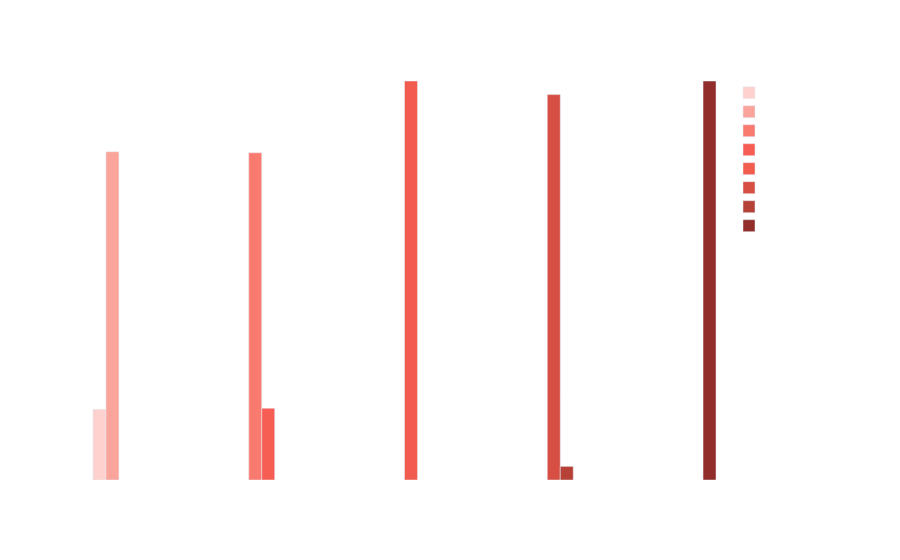

Notebook code cell kept with this figure:
### Code cell
color_discrete_sequence = [
    "#fdd1cd",
    "#fba49c",
    "#f97b70",
    "#f75e53",
    "#f25c4e",
    "#d74f43",
    "#b54137",
    "#912e2b",
]

fig = px.bar(
    prop_df,
    x="type",
    y="proportion",
    color="domain",
    barmode="group",
    color_discrete_sequence=color_discrete_sequence,
)

# Update layout for white text and transparent background
fig.update_layout(
    plot_bgcolor="rgba(0,0,0,0)",
    paper_bgcolor="rgba(0,0,0,0)",
    font=dict(color="white"),
    title=dict(x=0.5),
    legend_title_text="Domain",
    legend=dict(x=1, y=1),
    xaxis=dict(title="Type"),
    yaxis=dict(title="Proportion"),
)

fig.show()

### Figure 1 — Plotly figure (JSON) as saved in the notebook; plotly's stock layout.template omitted (floating-point values rounded to 4 significant figures)
{"data": [{"alignmentgroup": "True", "hovertemplate": "domain=conservapedia.com<br>type=%{x}<br>proportion=%{y}<extra></extra>", "legendgroup": "conservapedia.com", "marker": {"color": "#fdd1cd", "pattern": {"shape": ""}}, "name": "conservapedia.com", "offsetgroup": "conservapedia.com", "orientation": "v", "showlegend": true, "textposition": "auto", "type": "bar", "x": ["bias"], "xaxis": "x", "y": [0.1773], "yaxis": "y"}, {"alignmentgroup": "True", "hovertemplate": "domain=sputniknews.com<br>type=%{x}<br>proportion=%{y}<extra></extra>", "legendgroup": "sputniknews.com", "marker": {"color": "#fba49c", "pattern": {"shape": ""}}, "name": "sputniknews.com", "offsetgroup": "sputniknews.com", "orientation": "v", "showlegend": true, "textposition": "auto", "type": "bar", "x": ["bias"], "xaxis": "x", "y": [0.8227], "yaxis": "y"}, {"alignmentgroup": "True", "hovertemplate": "domain=abovetopsecret.com<br>type=%{x}<br>proportion=%{y}<extra></extra>", "legendgroup": "abovetopsecret.com", "marker": {"color": "#f97b70", "pattern": {"shape": ""}}, "name": "abovetopsecret.com", "offsetgroup": "abovetopsecret.com", "orientation": "v", "showlegend": true, "textposition": "auto", "type": "bar", "x": ["conspiracy"], "xaxis": "x", "y": [0.8202], "yaxis": "y"}, {"alignmentgroup": "True", "hovertemplate": "domain=wikispooks.com<br>type=%{x}<br>proportion=%{y}<extra></extra>", "legendgroup": "wikispooks.com", "marker": {"color": "#f75e53", "pattern": {"shape": ""}}, "name": "wikispooks.com", "offsetgroup": "wikispooks.com", "orientation": "v", "showlegend": true, "textposition": "auto", "type": "bar", "x": ["conspiracy"], "xaxis": "x", "y": [0.1798], "yaxis": "y"}, {"alignmentgroup": "True", "hovertemplate": "domain=beforeitsnews.com<br>type=%{x}<br>proportion=%{y}<extra></extra>", "legendgroup": "beforeitsnews.com", "marker": {"color": "#f25c4e", "pattern": {"shape": ""}}, "name": "beforeitsnews.com", "offsetgroup": "beforeitsnews.com", "orientation": "v", "showlegend": true, "textposition": "auto", "type": "bar", "x": ["fake"], "xaxis": "x", "y": [1], "yaxis": "y"}, {"alignmentgroup": "True", "hovertemplate": "domain=nytimes.com<br>type=%{x}<br>proportion=%{y}<extra></extra>", "legendgroup": "nytimes.com", "marker": {"color": "#d74f43", "pattern": {"shape": ""}}, "name": "nytimes.com", "offsetgroup": "nytimes.com", "orientation": "v", "showlegend": true, "textposition": "auto", "type": "bar", "x": ["reliable"], "xaxis": "x", "y": [0.9659], "yaxis": "y"}, {"alignmentgroup": "True", "hovertemplate": "domain=www.reuters.com<br>type=%{x}<br>proportion=%{y}<extra></extra>", "legendgroup": "www.reuters.com", "marker": {"color": "#b54137", "pattern": {"shape": ""}}, "name": "www.reuters.com", "offsetgroup": "www.reuters.com", "orientation": "v", "showlegend": true, "textposition": "auto", "type": "bar", "x": ["reliable"], "xaxis": "x", "y": [0.03413], "yaxis": "y"}, {"alignmentgroup": "True", "hovertemplate": "domain=express.co.uk<br>type=%{x}<br>proportion=%{y}<extra></extra>", "legendgroup": "express.co.uk", "marker": {"color": "#912e2b", "pattern": {"shape": ""}}, "name": "express.co.uk", "offsetgroup": "express.co.uk", "orientation": "v", "showlegend": true, "textposition": "auto", "type": "bar", "x": ["rumor"], "xaxis": "x", "y": [1], "yaxis": "y"}], "layout": {"barmode": "group", "font": {"color": "white"}, "legend": {"title": {"text": "Domain"}, "tracegroupgap": 0, "x": 1, "y": 1}, "margin": {"t": 60}, "paper_bgcolor": "rgba(0,0,0,0)", "plot_bgcolor": "rgba(0,0,0,0)", "title": {"x": 0.5}, "xaxis": {"anchor": "y", "domain": [0, 1], "title": {"text": "Type"}}, "yaxis": {"anchor": "x", "domain": [0, 1], "title": {"text": "Proportion"}}}}
